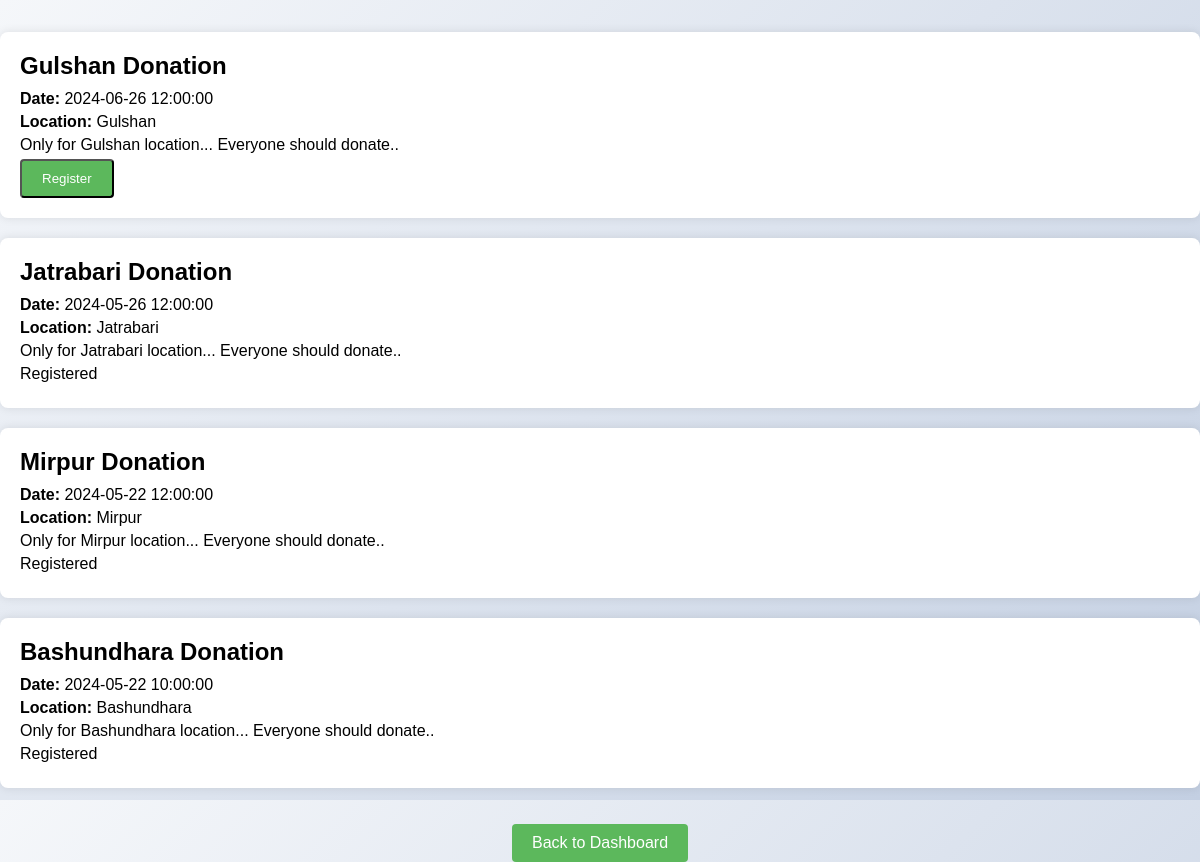
The page /Views/events.php (signed in) on the database its author committed.
### tables this page shows
CREATE TABLE `events` (
  `event_id` int(11) NOT NULL,
  `event_name` varchar(100) NOT NULL,
  `event_date` datetime NOT NULL,
  `location` varchar(255) NOT NULL,
  `description` text DEFAULT NULL,
  `created_at` timestamp NOT NULL DEFAULT current_timestamp()
);

### Controllers/eventscontroller.php (called while the page is built, shortened)
<?php
$user_id = $_SESSION['user_id'];
$events_sql = "SELECT * FROM events ORDER BY event_date DESC";
$events_result = $conn->query($events_sql);
$registered_events_sql = "SELECT event_id FROM event_participants WHERE donor_id = $user_id";
$registered_events_result = $conn->query($registered_events_sql);
$registered_events = [];
while ($row = $registered_events_result->fetch_assoc()) {
    $registered_events[] = $row['event_id'];
}
?>

### Views/events.php (the view, shortened to what this page needs)
<?php
include '../Models/database.php';
include '../Controllers/eventscontroller.php';
?>
<!DOCTYPE html>
<html lang="en">
<head>
    <link rel="stylesheet" href="../css/register_event.css">
</head>
<body>
    <?php if ($events_result->num_rows > 0): ?>
        <ul class="events-list">
            <?php while ($event = $events_result->fetch_assoc()): ?>
            <li>
                <h2><?php echo $event['event_name']; ?></h2>
                <p><strong>Date:</strong> <?php echo $event['event_date']; ?></p>
                <p><strong>Location:</strong> <?php echo $event['location']; ?></p>
                <p><?php echo $event['description']; ?></p>
                <?php if (in_array($event['event_id'], $registered_events)): ?>
                    <p>Registered</p>
                <?php else: ?>
                    <form method="post" action="../Controllers/register_event.php">
                        <button type="submit" class="button">Register</button>
                    </form>
                <?php endif; ?>
            </li>
            <?php endwhile; ?>
        </ul>
    <?php else: ?>
        <p>No events available.</p>
    <?php endif; ?>
    <a href="dashboard.php" class="button">Back to Dashboard</a>
</body>
</html>

### css/register_event.css (style rules this page uses)
body { font-family: Arial, sans-serif; background: linear-gradient(135deg, #f5f7fa 0%, #c3cfe2 100%); margin: 0; padding: 0; display: flex; justify-content: center; align-items: center; flex-direction: column; height: 100vh; }
ul.events-list { list-style: none; padding: 0; width: 100%; }
ul.events-list li { background: #fff; padding: 20px; border-radius: 8px; box-shadow: 0 0 10px rgba(0, 0, 0, 0.1); margin-bottom: 20px; }
ul.events-list li h2 { margin: 0 0 10px; }
ul.events-list li p { margin: 5px 0; }
.button { display: inline-block; padding: 10px 20px; background-color: #5cb85c; color: #fff; text-decoration: none; border-radius: 4px; transition: background-color 0.3s; }
form { display: inline; }

### rows shown on the page
events: event_name "Gulshan Donation", event_date "2024-06-26 12:00:00", location "Gulshan", description "Only for Gulshan location... Everyone should donate.."
events: event_name "Jatrabari Donation", event_date "2024-05-26 12:00:00", location "Jatrabari", description "Only for Jatrabari location... Everyone should donate..", shows "Registered"
events: event_name "Mirpur Donation", event_date "2024-05-22 12:00:00", location "Mirpur", description "Only for Mirpur location... Everyone should donate..", shows "Registered"
events: event_name "Bashundhara Donation", event_date "2024-05-22 10:00:00", location "Bashundhara", description "Only for Bashundhara location... Everyone should donate..", shows "Registered"
